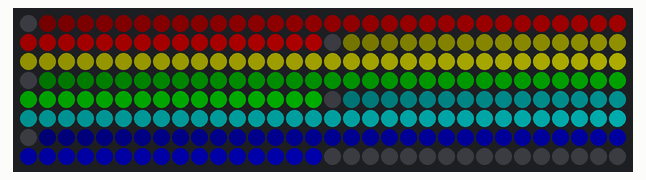
This program was run on a simulated ESP8266 board running MicroPython. On the bench: 32×8 RGB LED matrix (first LED top left, wired row by row). Dim RGB values are drawn brighter than linear. At 0.0 s the program stops and its outputs stay as they are.

Above: at 0.1 s.

The program:

NeoPixel_test.py
```python
# https://docs.micropython.org/en/latest/esp8266/quickref.html#neopixel-driver

from machine import Pin
from neopixel import NeoPixel

Height = 8
Width = 32
Num_Pixels = Height * Width

RowsXColor = 6

pin = Pin(0, Pin.OUT)   # set GPIO0 to output to drive NeoPixels
np = NeoPixel(pin, Num_Pixels)

NumSteps = Height * RowsXColor

for i in range(0 , NumSteps):
     np[i] = (i,0,0)
     np[i + NumSteps ] = (i,i,0)
     np[i + 2 * NumSteps ] = (0,i,0)
     np[i + 3 * NumSteps ] = (0,i,i)
     np[i + 4 * NumSteps ] = (0,0,i)

np.write()
```
